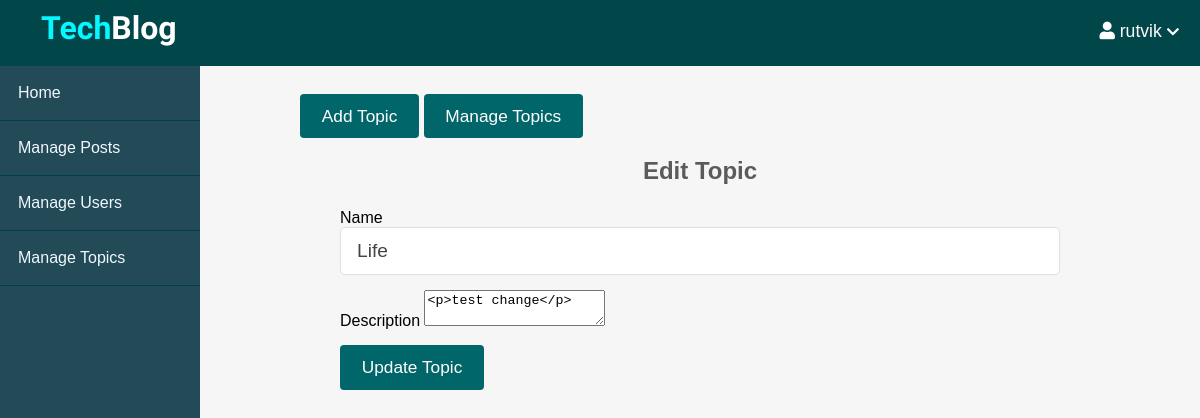
Before: /admin/topics/edit.php?id=2 (signed in) with the older database file.
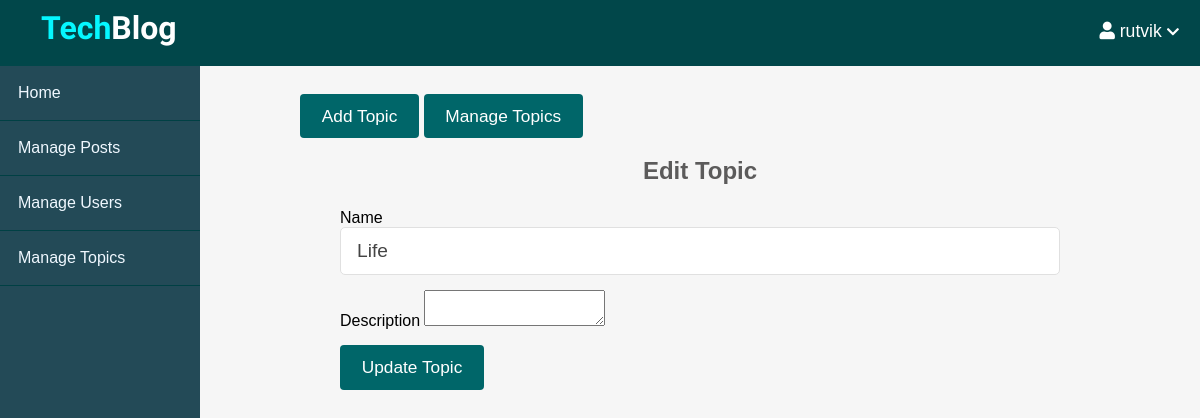
After: the same page with the newer database file.
### tables this page shows
CREATE TABLE `topics` (
  `id` int(11) NOT NULL,
  `name` varchar(100) NOT NULL,
  `description` text NOT NULL
);

### app/controllers/topics.php (called while the page is built, shortened)
<?php
include(ROOT_PATH . "/app/database/db.php");
$table = 'topics';
if (isset($_GET['id'])) {
    $id = $_GET['id'];
    $topic = selectOne($table, ['id' => $id]);
    $name = $topic['name'];
    $description = $topic['description'];
}

### app/database/db.php (called while the page is built, shortened)
<?php
require('connect.php');
function executeQuery($sql, $data)
{
    global $conn;
    $stmt = $conn->prepare($sql);
    $values = array_values($data);
    $types = str_repeat('s', count($values));
    $stmt->bind_param($types, ...$values);
    $stmt->execute();
    return $stmt;
}
function selectOne($table, $conditions)
{
    $sql = "SELECT * FROM $table";
    $i = 0;
    foreach ($conditions as $key => $value) {
        if ($i === 0) {
            $sql = $sql . " WHERE $key=?";
        } else {
            $sql = $sql . " AND $key=?";
        }
        $i++;
    }
    $sql = $sql . " LIMIT 1";
    $stmt = executeQuery($sql, $conditions);
    $records = $stmt->get_result()->fetch_assoc();
    return $records;
}

### admin/topics/edit.php (the view, shortened to what this page needs)
<?php include(ROOT_PATH . "/app/controllers/topics.php");
?>
<!DOCTYPE html>
<html lang="en">
    <head>
        <link rel="stylesheet"
            href="https://use.fontawesome.com/releases/v5.7.2/css/all.css"
>
        <link rel="stylesheet" href="../../assets/css/style.css">
        <link rel="stylesheet" href="../../assets/css/admin.css">
    </head>
    <body>
    <?php include(ROOT_PATH . "/app/includes/adminHeader.php"); ?>
        <div class="admin-wrapper">
        <?php include(ROOT_PATH . "/app/includes/adminSidebar.php"); ?>
            <div class="admin-content">
                <div class="button-group">
                    <a href="create.php" class="btn btn-big">Add Topic</a>
                    <a href="index.php" class="btn btn-big">Manage Topics</a>
                </div>
                <div class="content">
                    <h2 class="page-title">Edit Topic</h2>
                    <form action="edit.php" method="post">
                        <div>
                            <label>Name</label>
                            <input type="text" name="name" value="<?php echo $name; ?>" class="text-input">
                        </div>
                        <div>
                            <label>Description</label>
                            <textarea name="description" id="body"><?php echo $description; ?></textarea>
                        </div>
                        <div>
                            <button type="submit" name="update-topic" class="btn btn-big">Update Topic</button>
                        </div>
                    </form>
                </div>
            </div>
        </div>
    </body>
</html>

Changed rows visible on the page:
changed topics "Life": description "<p>test change</p>" → (not shown)
